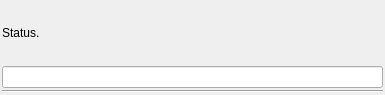
<?xml version="1.0" encoding="UTF-8"?>
<ui version="4.0">
 <class>Form</class>
 <widget class="QWidget" name="Form">
  <property name="geometry">
   <rect>
    <x>0</x>
    <y>0</y>
    <width>385</width>
    <height>95</height>
   </rect>
  </property>
  <property name="windowTitle">
   <string>Form</string>
  </property>
  <layout class="QVBoxLayout" name="verticalLayout">
   <property name="spacing">
    <number>2</number>
   </property>
   <property name="leftMargin">
    <number>2</number>
   </property>
   <property name="topMargin">
    <number>2</number>
   </property>
   <property name="rightMargin">
    <number>2</number>
   </property>
   <property name="bottomMargin">
    <number>2</number>
   </property>
   <item>
    <layout class="QHBoxLayout" name="statusLine_layout">
     <item>
      <widget class="QLabel" name="statusLine_label">
       <property name="text">
        <string>Status.</string>
       </property>
      </widget>
     </item>
    </layout>
   </item>
   <item>
    <layout class="QHBoxLayout" name="solveInfoLine_layout">
     <item>
      <widget class="QLineEdit" name="solveInfoLine_lineEdit">
       <property name="enabled">
        <bool>true</bool>
       </property>
       <property name="text">
        <string/>
       </property>
       <property name="frame">
        <bool>true</bool>
       </property>
       <property name="readOnly">
        <bool>true</bool>
       </property>
      </widget>
     </item>
    </layout>
   </item>
   <item>
    <widget class="Line" name="line_6">
     <property name="orientation">
      <enum>Qt::Horizontal</enum>
     </property>
    </widget>
   </item>
  </layout>
 </widget>
 <resources/>
 <connections/>
</ui>
